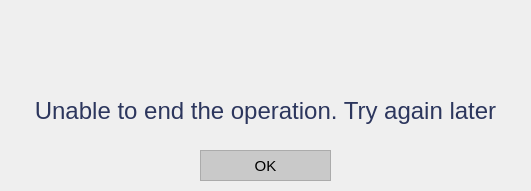
<?xml version="1.0" encoding="UTF-8"?>
<ui version="4.0">
 <class>MainWindow</class>
 <widget class="QMainWindow" name="MainWindow">
  <property name="geometry">
   <rect>
    <x>0</x>
    <y>0</y>
    <width>531</width>
    <height>191</height>
   </rect>
  </property>
  <property name="minimumSize">
   <size>
    <width>531</width>
    <height>191</height>
   </size>
  </property>
  <property name="maximumSize">
   <size>
    <width>531</width>
    <height>191</height>
   </size>
  </property>
  <property name="windowTitle">
   <string>End Operation Error</string>
  </property>
  <property name="windowIcon">
   <iconset>
    <normaloff>../../Resources/logo_svg.svg</normaloff>../../Resources/logo_svg.svg</iconset>
  </property>
  <widget class="QWidget" name="centralwidget">
   <widget class="QWidget" name="layoutWidget">
    <property name="geometry">
     <rect>
      <x>20</x>
      <y>19</y>
      <width>491</width>
      <height>121</height>
     </rect>
    </property>
    <layout class="QVBoxLayout" name="verticalLayout_3">
     <item>
      <widget class="QLabel" name="label">
       <property name="text">
        <string/>
       </property>
       <property name="pixmap">
        <pixmap>../../Resources/error.png</pixmap>
       </property>
       <property name="alignment">
        <set>Qt::AlignCenter</set>
       </property>
      </widget>
     </item>
     <item>
      <widget class="QLabel" name="lbl_error">
       <property name="font">
        <font>
         <family>Helvetica</family>
         <pointsize>19</pointsize>
        </font>
       </property>
       <property name="text">
        <string>&lt;html&gt;&lt;head/&gt;&lt;body&gt;&lt;p&gt;&lt;span style=&quot; font-size:18pt; color:#2c365d;&quot;&gt;Unable to end the operation. Try again later&lt;/span&gt;&lt;/p&gt;&lt;/body&gt;&lt;/html&gt;</string>
       </property>
       <property name="alignment">
        <set>Qt::AlignCenter</set>
       </property>
      </widget>
     </item>
    </layout>
   </widget>
   <widget class="QPushButton" name="btn_OK">
    <property name="geometry">
     <rect>
      <x>200</x>
      <y>150</y>
      <width>131</width>
      <height>31</height>
     </rect>
    </property>
    <property name="minimumSize">
     <size>
      <width>131</width>
      <height>31</height>
     </size>
    </property>
    <property name="maximumSize">
     <size>
      <width>131</width>
      <height>31</height>
     </size>
    </property>
    <property name="font">
     <font>
      <family>Helvetica</family>
      <pointsize>11</pointsize>
     </font>
    </property>
    <property name="styleSheet">
     <string notr="true">QPushButton {
color: rgb(0, 0, 0);
background-color: rgb(201, 201, 201);
border: 1.2px solid #ABABAB;
outline: none;}

QPushButton:hover{
color: rgb(255, 255, 255);
background-color: rgb(171, 171, 171);
outline: none;
border: none;
}

QPushButton:pressed{
color: rgb(255, 255, 255);
background-color: rgb(129, 129, 129);
outline: none;
border: none;
}


</string>
    </property>
    <property name="text">
     <string>OK</string>
    </property>
   </widget>
  </widget>
 </widget>
 <resources/>
 <connections/>
</ui>
